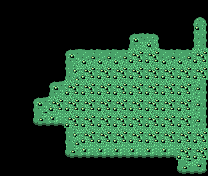

A 2D game scene composited from a Tiled map and its tileset images. What follows is a short description and the map's XML, with every tile layer's data as written:
An orthogonal 13x11 tile map with 16x16 px tiles, 1 tile layer (Camada de Tiles 1).

<map version="1.9" tiledversion="1.9.0" orientation="orthogonal" renderorder="right-down" width="13" height="11" tilewidth="16" tileheight="16" infinite="0" nextlayerid="2" nextobjectid="1">
 <tileset firstgid="1" source="../tilesources/cityDay.tsx" />
 <layer id="1" name="Camada de Tiles 1" width="13" height="11">
  <data encoding="csv">
0,0,0,0,0,0,0,0,0,0,0,0,0,
0,0,0,0,0,0,0,0,0,0,0,0,14,
0,0,0,0,0,0,0,0,11,13,0,0,24,
0,0,0,0,11,12,12,12,22,22,12,12,22,
0,0,0,0,21,22,22,22,22,22,22,22,22,
0,0,0,11,22,22,22,22,22,22,22,22,23,
0,0,11,22,22,22,22,22,22,22,22,22,23,
0,0,31,32,22,22,22,22,22,22,22,22,23,
0,0,0,0,21,22,22,22,22,22,22,22,22,
0,0,0,0,31,32,32,32,32,32,32,22,22,
0,0,0,0,0,0,0,0,0,0,0,31,33
</data>
 </layer>
</map>